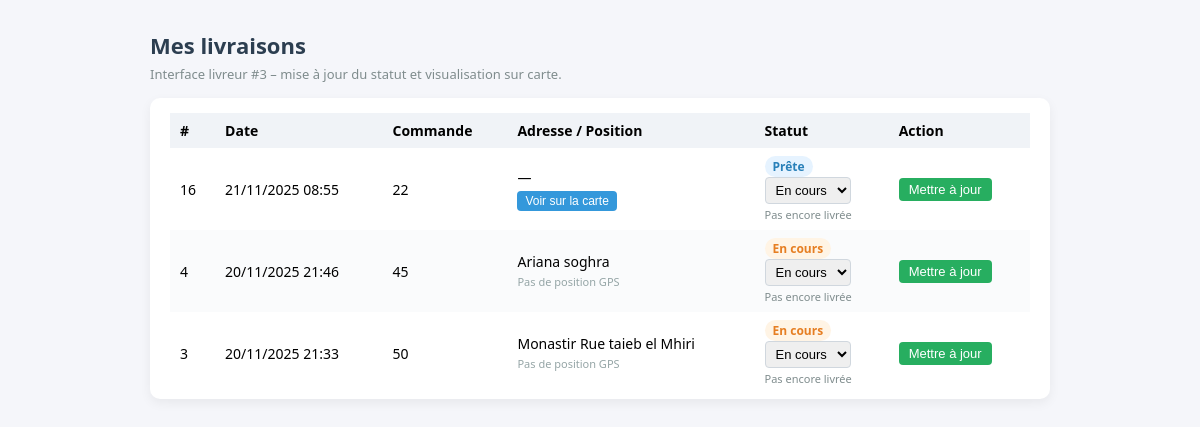
/livreur/3/livraisons/, run on the app's committed database.
### LivraisonApp/models.py (models this page shows, shortened)
class Livraison(models.Model):
    STATUT_LIVRAISON = [
        ('en_cours', 'En cours'),
        ('prete', 'Prête'),
        ('en_attente', 'En attente'),
        ('livree', 'Livrée'),
        ('retour', 'Retour'),      # 🔥 nouveau statut
        ('annulee', 'Annulée'),
    ]
    date_sortie = models.DateTimeField(default=timezone.now)
    date_arrivee = models.DateTimeField(null=True, blank=True)
    statut = models.CharField(
        max_length=20,
        choices=STATUT_LIVRAISON,
        default='en_cours'
    )
    id_livreur = models.IntegerField(null=True, blank=True)
    id_commande = models.IntegerField(null=True, blank=True)
    id_client = models.IntegerField(null=True, blank=True)
    latitude = models.FloatField(null=True, blank=True)
    longitude = models.FloatField(null=True, blank=True)
    adresse_complete = models.CharField(max_length=255, blank=True)

### LivraisonApp/views.py (the view)
def livreur_livraisons(request, livreur_id):
    livraisons = Livraison.objects.filter(id_livreur=livreur_id).order_by("-date_sortie")
    livreur_statuts = [
        ('en_cours', 'En cours'),
        ('livree', 'Livrée'),
        ('retour', 'Retour'),
        ('annulee', 'Annulée'),
    ]
    context = {
        "livraisons": livraisons,
        "livreur_id": livreur_id,
        "livreur_statuts": livreur_statuts,
    }
    return render(request, "livraisons_livreur.html", context)

### Templates/livraisons_livreur.html (shortened to what this page needs)
<!DOCTYPE html>
<html lang="fr">
<head>
    <link rel="stylesheet"
          href="https://unpkg.com/leaflet@1.9.4/dist/leaflet.css"
/>
</head>
<body>
<div class="page">
    <h1>Mes livraisons</h1>
    <div class="subtitle">
        Interface livreur #{{ livreur_id }} – mise à jour du statut et visualisation sur carte.
    </div>
    <div class="card">
        <table>
            <thead>
            <tr>
                <th>#</th>
                <th>Date</th>
                <th>Commande</th>
                <th>Adresse / Position</th>
                <th>Statut</th>
                <th>Action</th>
            </tr>
            </thead>
            <tbody>
            {% for l in livraisons %}
                <form method="post"
                      action="{% url 'livreur_update_statut_row' livreur_id l.id %}">
                    <tr>
                        <td>{{ l.id }}</td>
                        <td>{{ l.date_sortie|date:"d/m/Y H:i" }}</td>
                        <td>{{ l.id_commande }}</td>
                        <td>
                            {{ l.adresse_complete|default:"—" }}<br>
                            {% if l.latitude and l.longitude %}
                                <button type="button"
                                        class="btn-map"
                                        data-adresse="{{ l.adresse_complete|default:'Adresse inconnue' }}"
                                        data-lat="{{ l.latitude }}"
                                        data-lng="{{ l.longitude }}">
                                    Voir sur la carte
                                </button>
                            {% else %}
                                <span class="no-gps">Pas de position GPS</span>
                            {% endif %}
                        </td>
                        <td>
                            <span class="badge status-{{ l.statut }}">
                                {{ l.get_statut_display }}
                            </span><br>
                            <select name="statut">
                                {% for code, label in livreur_statuts %}
                                    <option value="{{ code }}"
                                            {% if l.statut == code %}selected{% endif %}>
                                        {{ label }}
                                    </option>
                                {% endfor %}
                            </select>
                            <div style="font-size: 11px; color:#7f8c8d; margin-top:3px;">
                                {% if l.date_arrivee %}
                                    Arrivée le {{ l.date_arrivee|date:"d/m/Y H:i" }}
                                {% else %}
                                    Pas encore livrée
                                {% endif %}
                            </div>
                        </td>
                        <td>
                            <button type="submit" class="btn-save">
                                Mettre à jour
                            </button>
                        </td>
                    </tr>
                </form>
            {% empty %}
                <tr>
                    <td colspan="6" class="no-data">
                        Aucune livraison affectée à ce livreur.
                    </td>
                </tr>
            {% endfor %}
            </tbody>
        </table>
    </div>
</div>
</body>
</html>

### Templates/livraisons_livreur.html (style rules this page uses)
body { font-family: system-ui, -apple-system, "Segoe UI", sans-serif; background: #f5f6fa; margin: 0; padding: 30px; }
.page { max-width: 900px; margin: 0 auto; }
h1 { margin: 0 0 5px; font-size: 22px; color: #2c3e50; }
.subtitle { font-size: 13px; color: #7f8c8d; margin-bottom: 15px; }
.card { background: #fff; border-radius: 10px; box-shadow: 0 4px 12px rgba(0,0,0,0.06); padding: 15px 20px 5px; }
table { width: 100%; border-collapse: collapse; font-size: 14px; }
th, td { padding: 8px 10px; text-align: left; }
thead { background: #f0f3f7; }
tbody tr:nth-child(even) { background: #fafbfc; }
select { padding: 4px 6px; border-radius: 4px; border: 1px solid #d0d7de; font-size: 13px; }
.btn-save { padding: 4px 10px; border-radius: 4px; border: none; background: #27ae60; color: #fff; font-size: 13px; cursor: pointer; }
.badge { display: inline-block; padding: 2px 8px; border-radius: 999px; font-size: 12px; font-weight: 600; }
.status-en_cours { background:#fff4e5; color:#e67e22; }
.status-prete { background:#e6f3ff; color:#2980b9; }
.btn-map { margin-top: 4px; padding: 3px 8px; border-radius: 4px; border: none; background: #3498db; color: #fff; font-size: 12px; cursor: pointer; }
.no-gps { font-size: 11px; color: #95a5a6; }

### data on the page
Livraison: id "16", date_sortie "21/11/2025 08:55", id_commande "22", adresse_complete "—", statut "Prête", shows "Pas encore livrée"
Livraison: id "4", date_sortie "20/11/2025 21:46", id_commande "45", adresse_complete "Ariana soghra", shows "Pas de position GPS", statut "En cours", shows "Pas encore livrée"
Livraison: id "3", date_sortie "20/11/2025 21:33", id_commande "50", adresse_complete "Monastir Rue taieb el Mhiri", shows "Pas de position GPS", statut "En cours", shows "Pas encore livrée"

### other printed values
{{ livreur_id }} "3"
form field statut "En cours"
